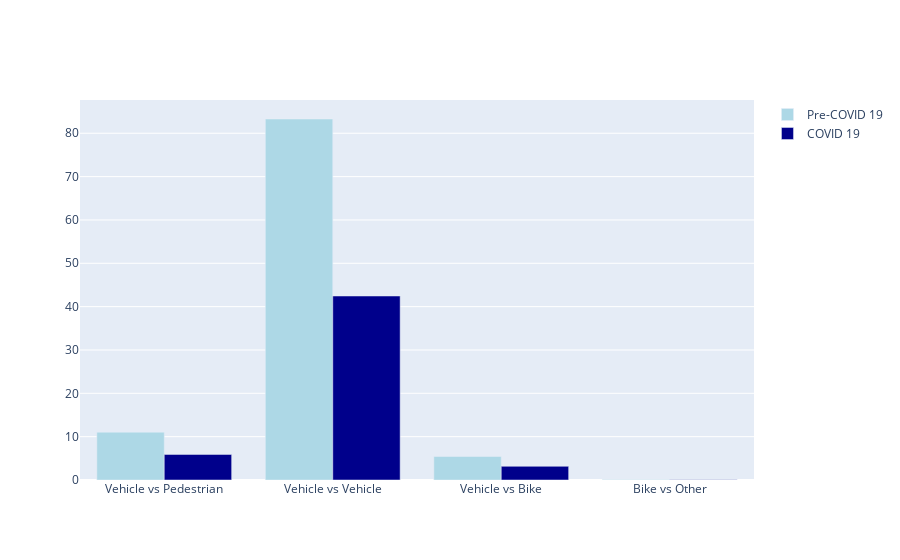

Notebook code cell kept with this figure:
### Code cell
collision_type = ['Vehicle vs Pedestrian', 'Vehicle vs Vehicle', 'Vehicle vs Bike', 'Bike vs Other']

fig1x = go.Figure(data=[
    go.Bar(name='Pre-COVID 19', x=collision_type, y=[11.03, 83.29, 5.42, 0.09],   marker_color='lightblue'),
    go.Bar(name='COVID 19', x=collision_type, y=[5.9, 42.45, 3.16, 0.06], marker_color='darkblue')])
# Change the bar mode
fig1x.update_layout(barmode='group')
fig1x.show()
fig1x.write_html("collision_types_compare1.html")

### Figure 1 — Plotly figure (JSON) as saved in the notebook; plotly's stock layout.template omitted (floating-point values rounded to 4 significant figures)
{"data": [{"marker": {"color": "lightblue"}, "name": "Pre-COVID 19", "type": "bar", "x": ["Vehicle vs Pedestrian", "Vehicle vs Vehicle", "Vehicle vs Bike", "Bike vs Other"], "y": [11.03, 83.29, 5.42, 0.09]}, {"marker": {"color": "darkblue"}, "name": "COVID 19", "type": "bar", "x": ["Vehicle vs Pedestrian", "Vehicle vs Vehicle", "Vehicle vs Bike", "Bike vs Other"], "y": [5.9, 42.45, 3.16, 0.06]}], "layout": {"barmode": "group"}}
